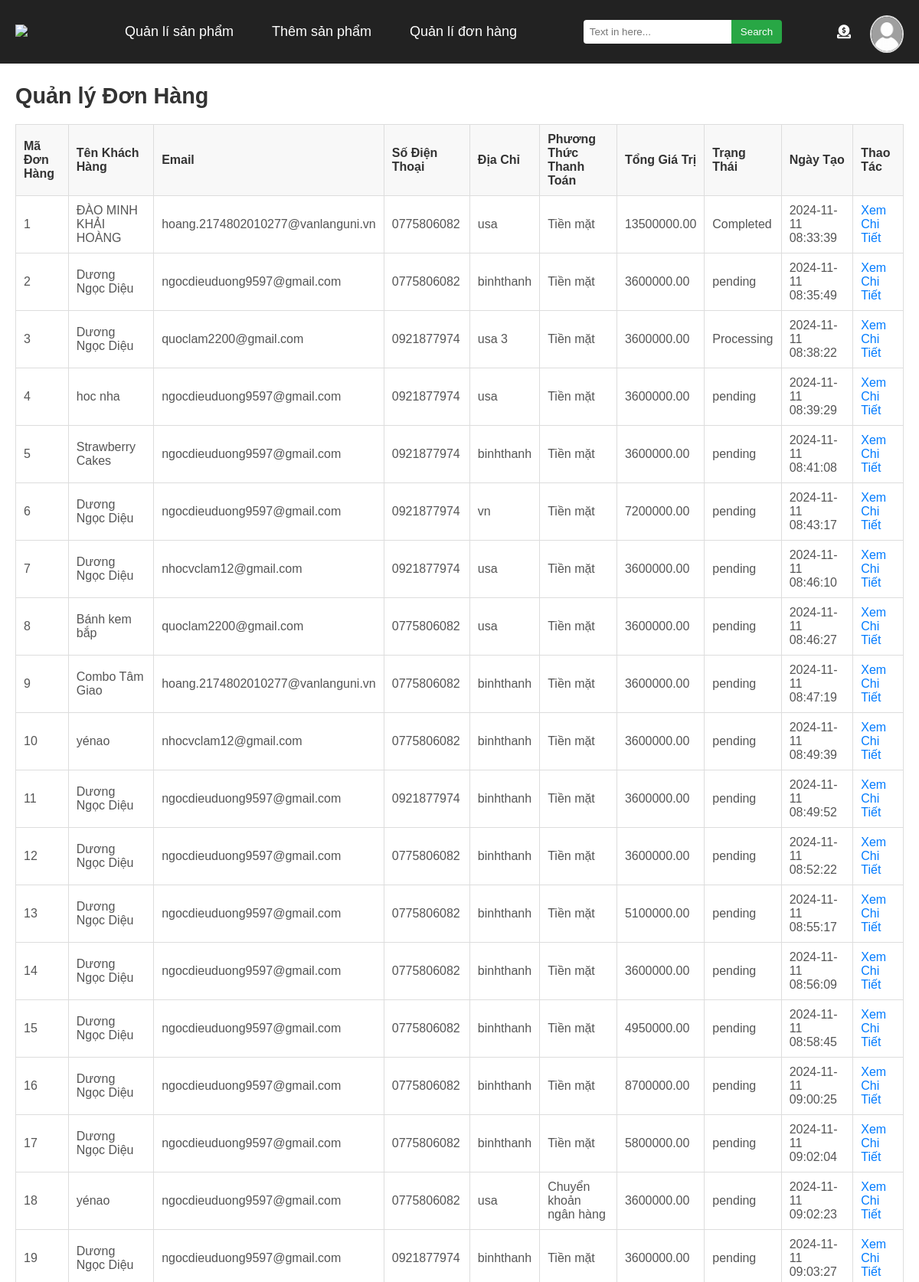
The app's page /orders_management.php (signed in, upper part) with its own data.
### tables this page shows
CREATE TABLE `members` (
  `id` int(11) NOT NULL,
  `first_name` varchar(50) NOT NULL,
  `last_name` varchar(50) NOT NULL,
  `phone` varchar(20) NOT NULL,
  `birthdate` date DEFAULT NULL,
  `username` varchar(50) NOT NULL,
  `password` varchar(255) NOT NULL,
  `role` enum('admin','user') NOT NULL DEFAULT 'user',
  `avatar` varchar(255) DEFAULT 'image/avartardefault.png'
);

CREATE TABLE `orders` (
  `id` int(11) NOT NULL,
  `customer_name` varchar(255) NOT NULL,
  `customer_email` varchar(255) NOT NULL,
  `customer_phone` varchar(20) NOT NULL,
  `customer_address` text NOT NULL,
  `payment_method` varchar(50) NOT NULL,
  `total_amount` decimal(10,2) NOT NULL,
  `status` varchar(50) DEFAULT 'pending',
  `created_at` timestamp NOT NULL DEFAULT current_timestamp(),
  `user_id` int(11) DEFAULT NULL
);

### orders_management.php (the view, shortened to what this page needs)
<?php
include('connect.php');
include('header_admin.php');
$query = "SELECT * FROM orders";
$stmt = $conn->query($query);
$orders = $stmt->fetchAll(PDO::FETCH_ASSOC);
?>
<!DOCTYPE html>
<html lang="vi">
<head>
    <link rel="stylesheet" href="style/orders_management.css">
</head>
<body>
    <h1>Quản lý Đơn Hàng</h1>
    <table border="1">
        <thead>
            <tr>
                <th>Mã Đơn Hàng</th>
                <th>Tên Khách Hàng</th>
                <th>Email</th>
                <th>Số Điện Thoại</th>
                <th>Địa Chỉ</th>
                <th>Phương Thức Thanh Toán</th>
                <th>Tổng Giá Trị</th>
                <th>Trạng Thái</th>
                <th>Ngày Tạo</th>
                <th>Thao Tác</th>
            </tr>
        </thead>
        <tbody>
            <?php foreach ($orders as $order): ?>
                <tr>
                    <td><?php echo $order['id']; ?></td>
                    <td><?php echo $order['customer_name']; ?></td>
                    <td><?php echo $order['customer_email']; ?></td>
                    <td><?php echo $order['customer_phone']; ?></td>
                    <td><?php echo $order['customer_address']; ?></td>
                    <td><?php echo $order['payment_method']; ?></td>
                    <td><?php echo $order['total_amount']; ?></td>
                    <td><?php echo $order['status']; ?></td>
                    <td><?php echo $order['created_at']; ?></td>
                    <td class="orders">
                        <a href="order_detail_admin.php?order_id=<?php echo $order['id']; ?>">Xem Chi Tiết</a>
                    </td>
                </tr>
            <?php endforeach; ?>
        </tbody>
    </table>
</body>
</html>

### header_admin.php (shortened to what this page needs)
<?php
include 'connect.php';
$user_id = $_SESSION['id'];
$sql = "SELECT avatar FROM members WHERE id = :user_id";
$stmt = $conn->prepare($sql);
$stmt->bindParam(':user_id', $user_id);
$stmt->execute();
$user = $stmt->fetch();
$avatar = !empty($user['avatar']) ? $user['avatar'] : 'path/to/default-avatar.png';
?>
<!DOCTYPE html>
<html lang="en">
<head>
    <link rel="stylesheet" href="style/header_admin.css">
    <link rel="stylesheet" href="https://cdnjs.cloudflare.com/ajax/libs/font-awesome/6.4.2/css/all.min.css">
</head>
<body>
<div class="content">
    <header>
        <div class="logo">
            <a href="admin_home.php"><img src="image/Logo/cropped-678.png"></a>
        </div>
        <div class="category">
            <ul>
                <li class="category-item">
                    <a class="category-list" href="maneger_product.php">Quản lí sản phẩm</a>
                </li>
                <li class="category-item">
                    <a class="category-list" href="add_product.php">Thêm sản phẩm</a>
                </li>
                <li class="category-item">
                    <a class="category-list" href="orders_management.php">Quản lí đơn hàng</a>
                </li>
            </ul>
        </div>
        <div class="search">
            <input placeholder="Text in here..." type="text">
            <button type="submit">Search</button>
        </div>
        <div class="user">
            <a href="#"><i class="fa-solid fa-circle-dollar-to-slot"></i></a>
            <div class="avatar-container">
                <img src="<?php echo htmlspecialchars($avatar); ?>" alt="Avatar" class="avatar-image" onclick="toggleDropdown()">
            </div>
        </div>
    </header>
</div>
</body>
</html>

### style/header_admin.css (style rules this page uses)
body { font-family: Arial, sans-serif; margin: 0; padding-top: 70px; }
header { display: flex; align-items: center; justify-content: space-between; background-color: #222; padding: 10px 20px; color: #fff; position: fixed; top: 0; left: 0; right: 0; z-index: 10; }
.logo img { width: 50px; }
.category ul { list-style-type: none; display: flex; gap: 20px; }
.category-item a { color: #fff; text-decoration: none; font-size: 18px; padding: 10px 15px; transition: background-color 0.3s; }
.search { display: flex; align-items: center; }
.search input[type="text"] { padding: 8px; border-radius: 4px 0 0 4px; border: none; }
.search button { padding: 8px 12px; background-color: #28a745; border: none; color: white; border-radius: 0 4px 4px 0; cursor: pointer; transition: background-color 0.3s; }
.user { display: flex; align-items: center; gap: 15px; }
.avatar-container { position: relative; display: flex; align-items: center; padding-top: 0; }
.user a { color: #fff; font-size: 18px; text-decoration: none; display: flex; align-items: center; }
.avatar-container { position: relative; display: inline-block; padding-top: 10px; padding-left: 10px; }
.avatar-image { width: 40px; height: 45px; border-radius: 50%; cursor: pointer; border: 2px solid #ddd; transition: all 0.3s ease; }

### style/orders_management.css (style rules this page uses)
body { font-family: Arial, sans-serif; margin: 20px; }
h1 { color: #333; font-size: 1.8em; }
table { width: 100%; border-collapse: collapse; margin-top: 20px; }
table, th, td { border: 1px solid #ddd; }
th, td { padding: 10px; text-align: left; }
th { background-color: #f8f8f8; color: #333; }
td { color: #555; }
a { color: #007bff; text-decoration: none; }

### records on screen
members: avatar (placeholder picture)
orders: id "1", customer_name "ĐÀO MINH KHẢI HOÀNG", customer_email "hoang.2174802010277@vanlanguni.vn", customer_phone "0775806082", customer_address "usa", payment_method "Tiền mặt", total_amount "13500000.00", status "Completed", created_at "2024-11-11 08:33:39"
orders: id "2", customer_name "Dương Ngọc Diệu", customer_email "ngocdieuduong9597@gmail.com", customer_phone "0775806082", customer_address "binhthanh", payment_method "Tiền mặt", total_amount "3600000.00", status "pending", created_at "2024-11-11 08:35:49"
orders: id "3", customer_name "Dương Ngọc Diệu", customer_email "quoclam2200@gmail.com", customer_phone "0921877974", customer_address "usa 3", payment_method "Tiền mặt", total_amount "3600000.00", status "Processing", created_at "2024-11-11 08:38:22"
orders: id "4", customer_name "hoc nha", customer_email "ngocdieuduong9597@gmail.com", customer_phone "0921877974", customer_address "usa", payment_method "Tiền mặt", total_amount "3600000.00", status "pending", created_at "2024-11-11 08:39:29"
orders: id "5", customer_name "Strawberry Cakes", customer_email "ngocdieuduong9597@gmail.com", customer_phone "0921877974", customer_address "binhthanh", payment_method "Tiền mặt", total_amount "3600000.00", status "pending", created_at "2024-11-11 08:41:08"
orders: id "6", customer_name "Dương Ngọc Diệu", customer_email "ngocdieuduong9597@gmail.com", customer_phone "0921877974", customer_address "vn", payment_method "Tiền mặt", total_amount "7200000.00", status "pending", created_at "2024-11-11 08:43:17"
orders: id "7", customer_name "Dương Ngọc Diệu", customer_email "nhocvclam12@gmail.com", customer_phone "0921877974", customer_address "usa", payment_method "Tiền mặt", total_amount "3600000.00", status "pending", created_at "2024-11-11 08:46:10"
orders: id "8", customer_name "Bánh kem bắp", customer_email "quoclam2200@gmail.com", customer_phone "0775806082", customer_address "usa", payment_method "Tiền mặt", total_amount "3600000.00", status "pending", created_at "2024-11-11 08:46:27"
orders: id "9", customer_name "Combo Tâm Giao", customer_email "hoang.2174802010277@vanlanguni.vn", customer_phone "0775806082", customer_address "binhthanh", payment_method "Tiền mặt", total_amount "3600000.00", status "pending", created_at "2024-11-11 08:47:19"
orders: id "10", customer_name "yénao", customer_email "nhocvclam12@gmail.com", customer_phone "0775806082", customer_address "binhthanh", payment_method "Tiền mặt", total_amount "3600000.00", status "pending", created_at "2024-11-11 08:49:39"
orders: id "11", customer_name "Dương Ngọc Diệu", customer_email "ngocdieuduong9597@gmail.com", customer_phone "0921877974", customer_address "binhthanh", payment_method "Tiền mặt", total_amount "3600000.00", status "pending", created_at "2024-11-11 08:49:52"
orders: id "12", customer_name "Dương Ngọc Diệu", customer_email "ngocdieuduong9597@gmail.com", customer_phone "0775806082", customer_address "binhthanh", payment_method "Tiền mặt", total_amount "3600000.00", status "pending", created_at "2024-11-11 08:52:22"
orders: id "13", customer_name "Dương Ngọc Diệu", customer_email "ngocdieuduong9597@gmail.com", customer_phone "0775806082", customer_address "binhthanh", payment_method "Tiền mặt", total_amount "5100000.00", status "pending", created_at "2024-11-11 08:55:17"
orders: id "14", customer_name "Dương Ngọc Diệu", customer_email "ngocdieuduong9597@gmail.com", customer_phone "0775806082", customer_address "binhthanh", payment_method "Tiền mặt", total_amount "3600000.00", status "pending", created_at "2024-11-11 08:56:09"
orders: id "15", customer_name "Dương Ngọc Diệu", customer_email "ngocdieuduong9597@gmail.com", customer_phone "0775806082", customer_address "binhthanh", payment_method "Tiền mặt", total_amount "4950000.00", status "pending", created_at "2024-11-11 08:58:45"
orders: id "16", customer_name "Dương Ngọc Diệu", customer_email "ngocdieuduong9597@gmail.com", customer_phone "0775806082", customer_address "binhthanh", payment_method "Tiền mặt", total_amount "8700000.00", status "pending", created_at "2024-11-11 09:00:25"
orders: id "17", customer_name "Dương Ngọc Diệu", customer_email "ngocdieuduong9597@gmail.com", customer_phone "0775806082", customer_address "binhthanh", payment_method "Tiền mặt", total_amount "5800000.00", status "pending", created_at "2024-11-11 09:02:04"
orders: id "18", customer_name "yénao", customer_email "ngocdieuduong9597@gmail.com", customer_phone "0775806082", customer_address "usa", payment_method "Chuyển khoản ngân hàng", total_amount "3600000.00", status "pending", created_at "2024-11-11 09:02:23"
orders: id "19", customer_name "Dương Ngọc Diệu", customer_email "ngocdieuduong9597@gmail.com", customer_phone "0921877974", customer_address "binhthanh", payment_method "Tiền mặt", total_amount "3600000.00", status "pending", created_at "2024-11-11 09:03:27"
